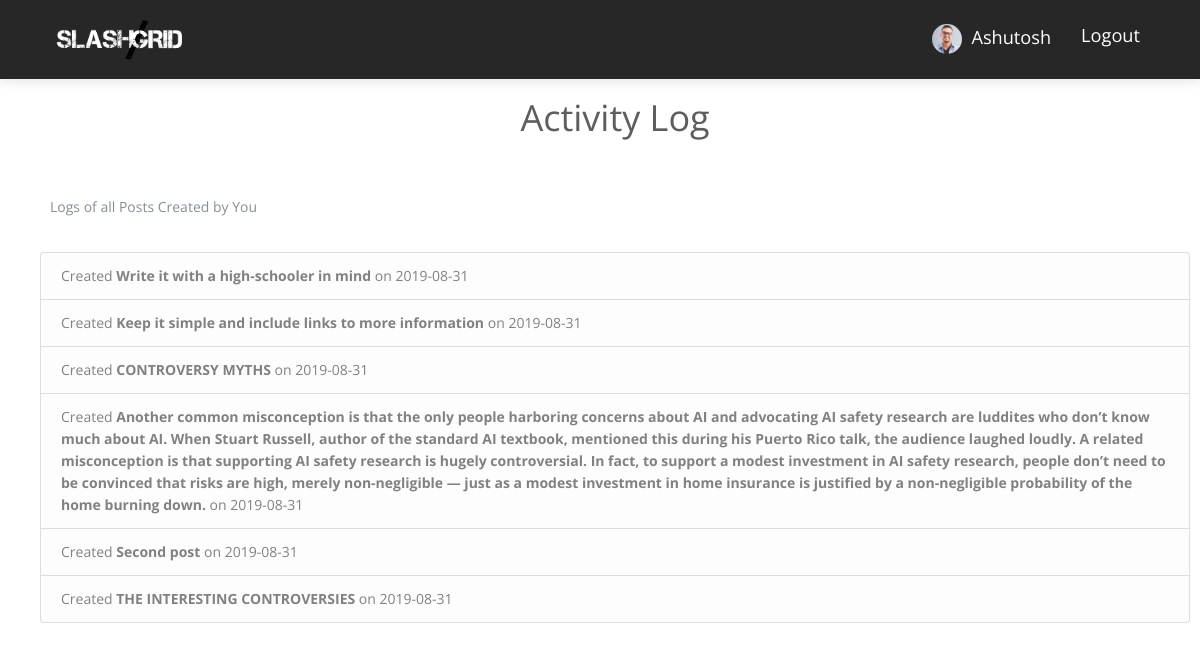
Before: /activity_log (signed in) with the older database file.
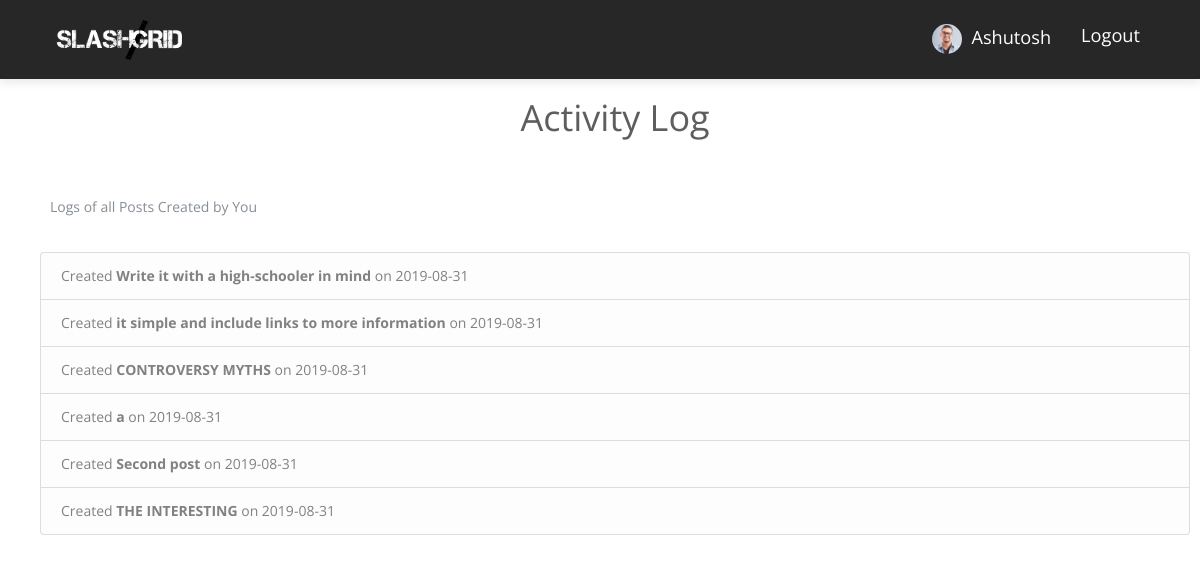
After: the same page with the newer database file.
### flaskblog/models.py (models this page shows, shortened)
class User(db.Model, UserMixin):
    id = db.Column(db.Integer, primary_key=True)
    username = db.Column(db.String(20), unique=True, nullable=False)
    email = db.Column(db.String(120), unique=True, nullable=False)
    image_file = db.Column(db.String(20), nullable=False, default='default.jpg')
    password = db.Column(db.String(60), nullable=False)
    fb_link = db.Column(db.String(120), unique=True, nullable=True)
    posts = db.relationship('Post', backref='author', lazy=True)
    comment = db.relationship('Comments', backref='author', lazy=True)

class Post(db.Model):
    id = db.Column(db.Integer, primary_key=True)
    title = db.Column(db.String(100), nullable=False)
    date_posted = db.Column(db.DateTime, nullable=False, default=datetime.utcnow)
    content = db.Column(db.Text, nullable=False)
    user_id = db.Column(db.Integer, db.ForeignKey('user.id'), nullable=False)
    comment = db.relationship('Comments', backref='post', lazy=True)

### flaskblog/posts/routes.py (the view)
@posts.route("/activity_log")
@login_required
def activity_log():
    return render_template('activity_log.html', title='Activity Log')

### flaskblog/models.py (called while the page is built)
@login_manager.user_loader
def load_user(user_id):
    return User.query.get(int(user_id))

### flaskblog/templates/activity_log.html (shortened to what this page needs)
{% extends "base.html" %}
{% block content %}
        <div class="uk-container" style="margin-top:100px">
          <div class="row">
            <div class="col-lg-12">
                <div class="content-section">
                    <h3 class="text-center">Activity Log</h3>
                    <br><br>
                    <p class='text-muted uk-margin-small-left'>Logs of all Posts Created by You
                      <br><br>
                      <ul class="list-group">
                          {% for post in current_user.posts %}
                          <li class="list-group-item list-group-item-light">Created <b>{{ post.title }}</b> on {{ post.date_posted.strftime('%Y-%m-%d') }}</li>
                          {% endfor %}
                      </ul>
                    </p>
                  </div>
            </div>
          </div>
        </div>
{% endblock %}

### flaskblog/templates/base.html (shortened to what this page needs)
<!DOCTYPE html>
<html>
<head>
    <link rel="stylesheet" href="{{ url_for('static', filename='uikit-3.1.8/css/uikit.min.css') }}" />
    <link rel="stylesheet" href="https://maxcdn.bootstrapcdn.com/bootstrap/4.0.0/css/bootstrap.min.css">
  <link href="{{ url_for('static', filename='plugins/bootstrap/css/bootstrap.min.css') }}" rel="stylesheet">
  <link href="{{ url_for('static', filename='plugins/themefisher-font/style.css') }}" rel="stylesheet">
  <link href="{{ url_for('static', filename='plugins/slick/slick.css') }}" rel="stylesheet">
  <link href="{{ url_for('static', filename='plugins/slick/slick-theme.css') }}" rel="stylesheet">
  <link rel="stylesheet" href="https://stackpath.bootstrapcdn.com/font-awesome/4.7.0/css/font-awesome.min.css">
  <link href="{{ url_for('static', filename='css/style.css') }}" rel="stylesheet">
    </head>
    <body class="uk-margin-large-top">
            <main role="main" class="">
                    <div class="">
                      <div class="">
                        {% block content %}{% endblock %}
                      </div>
                    </div>
            </main>
</body>
</html>
    </body>
</html>

### flaskblog/templates/navbar.html (shortened to what this page needs)
<nav class="navbar main-nav  fixed-top navbar-expand-lg" style="background:#272727 !important">
    <div class="container">
        <a class="navbar-brand" href="/"><img src="{{ url_for('static', filename='images/download2.png') }}" alt="logo" width="150" style="padding:10px"></a>
        <div class="collapse navbar-collapse" id="navbarNav">
        <ul class="navbar-nav ml-auto">
          {% if current_user.is_authenticated %}
          <li class="nav-item">
              <a class="nav-link" href="{{ url_for('users.account') }}" style="text-transform: capitalize;color:white;font-size:1.3em">
                  <img class="rounded-circle" src="{{ url_for('static', filename='profile_pics/' + current_user.image_file) }}" width="30">
                  &nbsp;{{ current_user.username }}
              </a>
          </li>
          <li class="nav-item">
              <a class="nav-link" href="{{ url_for('users.logout') }}" style="color:white;font-size:1.3em">Logout</a>
          </li>
         {% endif %}
        </ul>
        </div>
    </div>
</nav>

### flaskblog/static/css/style.css (style rules this page uses)
body { font-family: "Open Sans", sans-serif; -webkit-font-smoothing: antialiased; }
h1, h2, h3, h4, h5, h6 { font-family: "Open Sans", sans-serif; color: #5e5e5e; font-weight: 400; line-height: 1; }
h3 { font-size: 36px; }
p, a, li, blockquote, label, span { font-size: 14px; letter-spacing: 0; line-height: 22px; color: #999999; margin-bottom: 0; }
p { line-height: 30px; }
.transition, .main-nav, .main-nav .navbar-brand { transition: .3s ease; }
.main-nav { background: #7d71d3; box-shadow: 0px 3px 10px 0px rgba(0, 0, 0, 0.1); }
.main-nav .navbar-brand { padding: 0; }
.main-nav .navbar-nav .nav-item { position: relative; }
.main-nav .navbar-nav .nav-item .nav-link { position: relative; text-align: center; font-size: 13px; color: #000; padding-left: 15px; padding-right: 15px; }

Changed rows visible on the page:
changed Post: title "Keep it simple and include links to more information" → "it simple and include links to more information"
changed Post (number 4 of 6 on the later page): title "Another common misconception is that the only people harboring concerns about AI and advocating AI safety research are luddites who don’t know much about AI. When Stuart Russell, author of the standard AI textbook, mentioned this during his Puerto Rico talk, the audience laughed loudly. A related misconception is that supporting AI safety research is hugely controversial. In fact, to support a modest investment in AI safety research, people don’t need to be convinced that risks are high, merely non-negligible — just as a modest investment in home insurance is justified by a non-negligible probability of the home burning down." → "a"
changed Post: title "THE INTERESTING CONTROVERSIES" → "THE INTERESTING"
